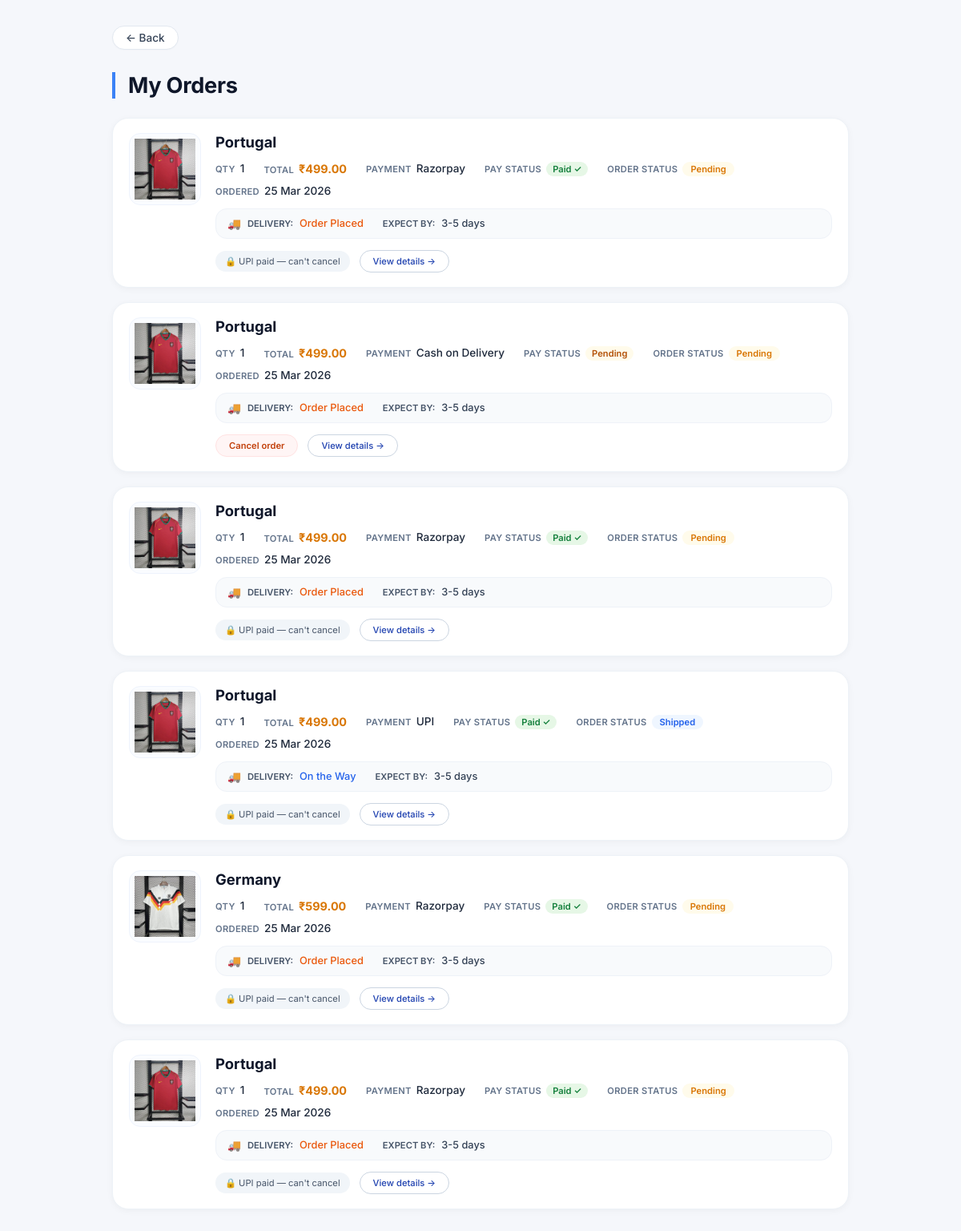
The app's page /my-orders/ (signed in) with its own data.
### app/models.py (models this page shows, shortened)
class Order(models.Model):
    STATUS_CHOICES = [
        ("Pending", "Pending"),
        ("Shipped", "Shipped"),
        ("Delivered", "Delivered"),
        ('Cancelled', 'Cancelled'),
    ]
    PAYMENT_CHOICES = [
        ("COD", "Cash on Delivery"),
        ("UPI", "UPI"),
    ]
    PAYMENT_STATUS = [
        ("Pending", "Pending"),
        ("Paid", "Paid"),
    ]
    user = models.ForeignKey(User, on_delete=models.CASCADE)
    jersey = models.ForeignKey(Jersey, on_delete=models.CASCADE)
    player_name = models.CharField(max_length=100, blank=True, null=True)
    player_number = models.CharField(max_length=10, blank=True, null=True)
    quantity = models.IntegerField(default=1)
    total_price = models.DecimalField(max_digits=10, decimal_places=2)
    address = models.TextField()
    phone = models.CharField(max_length=15)
    payment_method = models.CharField(max_length=10, choices=PAYMENT_CHOICES)
    payment_status = models.CharField(max_length=10, choices=PAYMENT_STATUS, default="Pending")
    status = models.CharField(max_length=20, choices=STATUS_CHOICES, default="Pending")
    created_at = models.DateTimeField(auto_now_add=True)

class Jersey(models.Model):
    CATEGORY = (
        ('club','Club Jersey'),
        ('worldcup','World Cup Jersey'),
    )
    name=models.TextField()
    team=models.TextField()
    category = models.CharField(max_length=20, choices=CATEGORY)
    price = models.DecimalField(max_digits=10, decimal_places=2)
    image=models.ImageField(upload_to='jerseys/')
    img2 = models.ImageField(upload_to='jerseys/')
    img3 = models.ImageField(upload_to='jersey/', null=True, blank=True)
    img4= models.ImageField(upload_to='jerseys/',null=True, blank=True)
    img5= models.ImageField(upload_to='jerseys/',null=True, blank=True)
    img6= models.ImageField(upload_to='jerseys/',null=True, blank=True)
    img7= models.ImageField(upload_to='jerseys/',null=True, blank=True)
    img8= models.ImageField(upload_to='jerseys/',null=True, blank=True)
    img9= models.ImageField(upload_to='jerseys/',null=True, blank=True)
    img10= models.ImageField(upload_to='jerseys/',null=True, blank=True)
    created_at = models.DateTimeField(auto_now_add=True)
    description=models.TextField()
    players = models.TextField(blank=True)

### app/views.py (the view)
# urls.py: path("my-orders/", views.my_orders, name="my_orders"),
@login_required
def my_orders(request):
    orders = Order.objects.filter(user=request.user).order_by("-created_at")
    return render(request, "my_orders.html", {"orders": orders})

### templates/my_orders.html (shortened to what this page needs)
<!DOCTYPE html>
<html lang="en">
<head>
    {% load static %}
    <link rel="stylesheet" href="{% static 'css/my_orders.css' %}">
</head>
<body>
    <div class="compact-wrapper">
        <div class="top-nav">
            <a href="{% url 'home' %}" class="back-link">← Back</a>
        </div>
        <div class="orders-compact-container">
            <h1 class="page-title">My Orders</h1>
            <div class="orders-list">
                {% for order in orders %}
                <div class="order-item">
                    <div class="item-image">
                        <img src="{{ order.jersey.image.url }}" alt="{{ order.jersey.team }}">
                    </div>
                    <div class="item-details">
                        <h3 class="team-name">{{ order.jersey.team }}</h3>
                        <div class="meta-grid">
                            <div class="meta-block">
                                <span class="meta-label">Qty</span>
                                <span class="meta-value">{{ order.quantity }}</span>
                            </div>
                            <div class="meta-block">
                                <span class="meta-label">Total</span>
                                <span class="meta-value price">₹{{ order.total_price }}</span>
                            </div>
                            <div class="meta-block">
                                <span class="meta-label">Payment</span>
                                <span class="meta-value">{{ order.get_payment_method_display }}</span>
                            </div>
                            <div class="meta-block">
                                <span class="meta-label">Pay Status</span>
                                <span class="meta-value">
                                    {% if order.payment_status == "Paid" %}
                                        <span class="badge-success">Paid ✓</span>
                                    {% else %}
                                        <span class="badge-warning">Pending</span>
                                    {% endif %}
                                </span>
                            </div>
                            <div class="meta-block">
                                <span class="meta-label">Order Status</span>
                                <span class="badge-order status-{{ order.status|lower }}">{{ order.status }}</span>
                            </div>
                            <div class="meta-block">
                                <span class="meta-label">Ordered</span>
                                <span class="meta-value">{{ order.created_at|date:"d M Y" }}</span>
                            </div>
                        </div>
                        <div class="delivery-compact-card">
                            <div class="delivery-row">
                                <span class="delivery-icon">🚚</span>
                                <span class="delivery-label">Delivery:</span>
                                {% if order.status == "Pending" %}
                                    <span class="delivery-status-text pending">Order Placed</span>
                                {% elif order.status == "Shipped" %}
                                    <span class="delivery-status-text shipped">On the Way</span>
                                {% elif order.status == "Delivered" %}
                                    <span class="delivery-status-text delivered">Delivered ✓</span>
                                {% else %}
                                    <span class="delivery-status-text">{{ order.status }}</span>
                                {% endif %}
                            </div>
                            <div class="delivery-row">
                                <span class="delivery-label">Expect by:</span>
                                <span class="delivery-date">
                                    {% if order.delivery_date %}
                                        {{ order.delivery_date }}
                                    {% else %}
                                        3-5 days
                                    {% endif %}
                                </span>
                            </div>
                        </div>
                        <div class="action-buttons">
                            {% if order.status == "Pending" or order.status == "Shipped" %}
                                {% if order.payment_method == "COD" or order.payment_status == "Pending" %}
                                    <a href="{% url 'cancel_order' order.id %}" class="btn-cancel" onclick="return confirm('Cancel this order?')">Cancel order</a>
                                {% else %}
                                    <span class="cancel-disabled">🔒 UPI paid — can't cancel</span>
                                {% endif %}
                            {% endif %}
                            <a href="{% url 'order_detail' order.id %}" class="btn-detail">View details →</a>
                        </div>
                    </div>
                </div>
                {% empty %}
                <div class="empty-state">
                    <p>No orders yet.</p>
                    <a href="{% url 'home' %}" class="shop-link">Start shopping</a>
                </div>
                {% endfor %}
            </div>
        </div>
    </div>
</body>
</html>

### static/css/my_orders.css (style rules this page uses)
* { margin: 0; padding: 0; box-sizing: border-box; }
body { font-family: 'Inter', system-ui, -apple-system, 'Segoe UI', Roboto, Helvetica, sans-serif; background: #f5f7fb; padding: 32px 20px; }
.compact-wrapper { max-width: 920px; margin: 0 auto; }
.top-nav { margin-bottom: 28px; }
.back-link { display: inline-flex; align-items: center; gap: 6px; background: white; color: #334155; text-decoration: none; font-weight: 500; font-size: 0.85rem; padding: 6px 16px; border-radius: 40px; transition: all 0.2s ease; border: 1px solid #e2e8f0; box-shadow: 0 1px 2px rgba(0, 0, 0, 0.02); }
.page-title { font-size: 1.7rem; font-weight: 700; color: #0f172a; letter-spacing: -0.3px; margin-bottom: 24px; border-left: 4px solid #3b82f6; padding-left: 16px; }
.orders-list { display: flex; flex-direction: column; gap: 18px; }
.order-item { background: white; border-radius: 20px; box-shadow: 0 2px 8px rgba(0, 0, 0, 0.04); display: flex; gap: 18px; padding: 18px 20px; transition: all 0.2s ease; border: 1px solid #edf2f7; }
.item-image { flex-shrink: 0; width: 90px; height: 90px; background: #fafcff; border-radius: 14px; display: flex; align-items: center; justify-content: center; overflow: hidden; border: 1px solid #eef3fc; padding: 6px; }
.item-image img { max-width: 100%; max-height: 100%; object-fit: contain; transition: transform 0.2s ease; }
.item-details { flex: 1; min-width: 0; }
.team-name { font-size: 1.15rem; font-weight: 700; color: #0f172a; margin-bottom: 12px; line-height: 1.3; }
.meta-grid { display: flex; flex-wrap: wrap; gap: 12px 24px; margin-bottom: 14px; row-gap: 10px; }
.meta-block { display: flex; align-items: baseline; gap: 6px; font-size: 0.75rem; flex-wrap: wrap; }
.meta-label { font-weight: 600; color: #64748b; font-size: 0.7rem; text-transform: uppercase; letter-spacing: 0.3px; }
.meta-value { font-weight: 500; color: #1e293b; font-size: 0.85rem; }
.price { font-weight: 700; color: #d97706; font-size: 0.9rem; }
.badge-success { background: #e6f7e6; color: #15803d; padding: 2px 8px; border-radius: 30px; font-size: 0.7rem; font-weight: 600; display: inline-block; }
.badge-warning { background: #fffbeb; color: #b45309; padding: 2px 8px; border-radius: 30px; font-size: 0.7rem; font-weight: 600; }
.badge-order { display: inline-block; padding: 2px 10px; border-radius: 30px; font-size: 0.7rem; font-weight: 600; background: #f1f5f9; color: #334155; }
.status-pending { background: #fffbeb; color: #d97706; }
.status-shipped { background: #eff6ff; color: #2563eb; }
.delivery-compact-card { background: #f8fafc; border-radius: 14px; padding: 10px 14px; margin: 12px 0 14px; border: 1px solid #eef2f8; display: flex; flex-wrap: wrap; gap: 12px 24px; font-size: 0.75rem; }
.delivery-row { display: flex; align-items: center; gap: 8px; }
.delivery-icon { font-size: 0.85rem; }
.delivery-label { font-weight: 600; color: #475569; font-size: 0.7rem; text-transform: uppercase; }
.delivery-status-text { font-weight: 500; font-size: 0.8rem; }
.delivery-status-text.pending { color: #ea580c; }
.delivery-status-text.shipped { color: #2563eb; }
.delivery-date { font-weight: 500; color: #334155; font-size: 0.8rem; }
.action-buttons { display: flex; flex-wrap: wrap; gap: 12px; align-items: center; margin-top: 6px; }
.btn-cancel { background: #fff5f5; border: 1px solid #ffe2e2; color: #c2410c; padding: 6px 16px; border-radius: 40px; font-size: 0.7rem; font-weight: 600; text-decoration: none; display: inline-flex; align-items: center; gap: 4px; transition: all 0.2s; cursor: pointer; }
.cancel-disabled { background: #f1f5f9; padding: 6px 12px; border-radius: 40px; font-size: 0.7rem; color: #475569; display: inline-flex; align-items: center; gap: 5px; }
.btn-detail { background: white; border: 1px solid #cbd5e1; color: #1e40af; padding: 6px 16px; border-radius: 40px; font-size: 0.7rem; font-weight: 500; text-decoration: none; display: inline-flex; align-items: center; gap: 4px; transition: all 0.2s; }

### records on screen
Order: jersey.image (picture), jersey.team "Portugal", quantity "1", total_price "499.00", payment_method "Razorpay", payment_status "Paid ✓", status "Pending", created_at "25 Mar 2026", shows "Order Placed"
Order: jersey.image (picture), jersey.team "Portugal", quantity "1", total_price "499.00", payment_method "Cash on Delivery", payment_status "Pending", status "Pending", created_at "25 Mar 2026", shows "Order Placed"
Order: jersey.image (picture), jersey.team "Portugal", quantity "1", total_price "499.00", payment_method "Razorpay", payment_status "Paid ✓", status "Pending", created_at "25 Mar 2026", shows "Order Placed"
Order: jersey.image (picture), jersey.team "Portugal", quantity "1", total_price "499.00", payment_method "UPI", payment_status "Paid ✓", status "Shipped", created_at "25 Mar 2026", shows "On the Way"
Order: jersey.image (picture), jersey.team "Germany", quantity "1", total_price "599.00", payment_method "Razorpay", payment_status "Paid ✓", status "Pending", created_at "25 Mar 2026", shows "Order Placed"
Order: jersey.image (picture), jersey.team "Portugal", quantity "1", total_price "499.00", payment_method "Razorpay", payment_status "Paid ✓", status "Pending", created_at "25 Mar 2026", shows "Order Placed"
